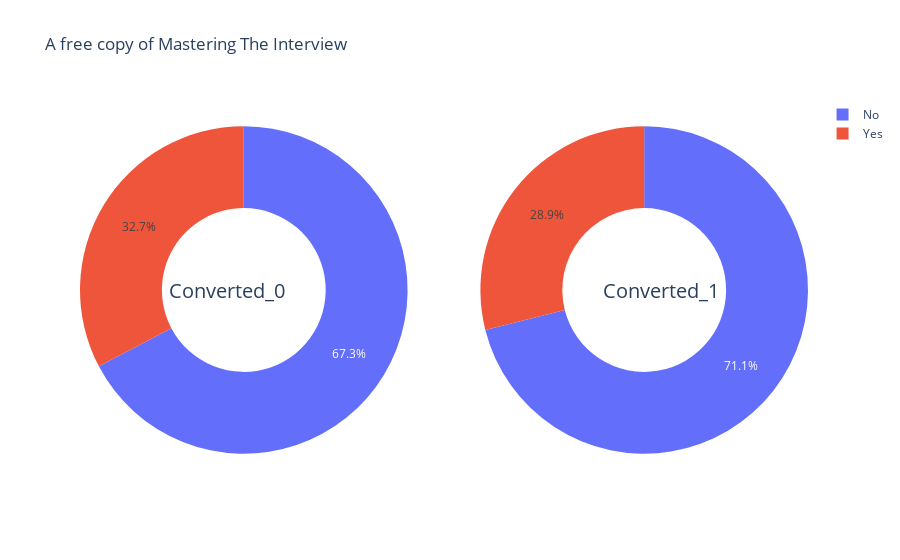

Write notebook code for a chart like this one.
### Markdown cell above
#### A free copy of Mastering The Interview

### Code cell
univar_plot('A free copy of Mastering The Interview','A free copy of Mastering The Interview')

### Figure 1 — Plotly figure (JSON) as saved in the notebook; plotly's stock layout.template omitted (floating-point values rounded to 4 significant figures)
{"data": [{"domain": {"x": [0, 0.45], "y": [0, 1]}, "hole": 0.5, "hoverinfo": "label+percent+name", "labels": ["No", "Yes"], "name": "Converted 0", "type": "pie", "values": [3821, 1858]}, {"domain": {"x": [0.55, 1], "y": [0, 1]}, "hole": 0.5, "hoverinfo": "label+percent+name", "labels": ["No", "Yes"], "name": "Converted 1", "type": "pie", "values": [2531, 1030]}], "layout": {"annotations": [{"font": {"size": 20}, "showarrow": false, "text": "Converted_0", "x": 0.12, "y": 0.5}, {"font": {"size": 20}, "showarrow": false, "text": "Converted_1", "x": 0.88, "y": 0.5}], "title": {"text": "A free copy of Mastering The Interview"}}}
